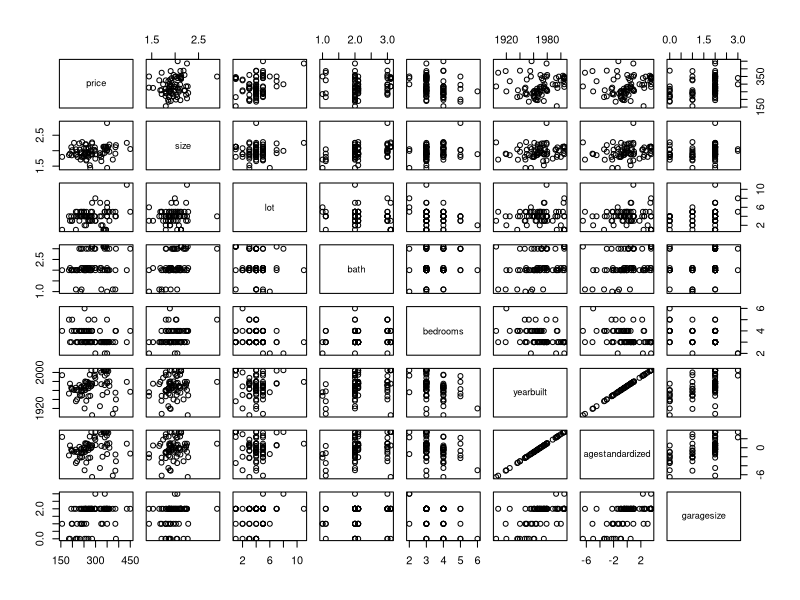
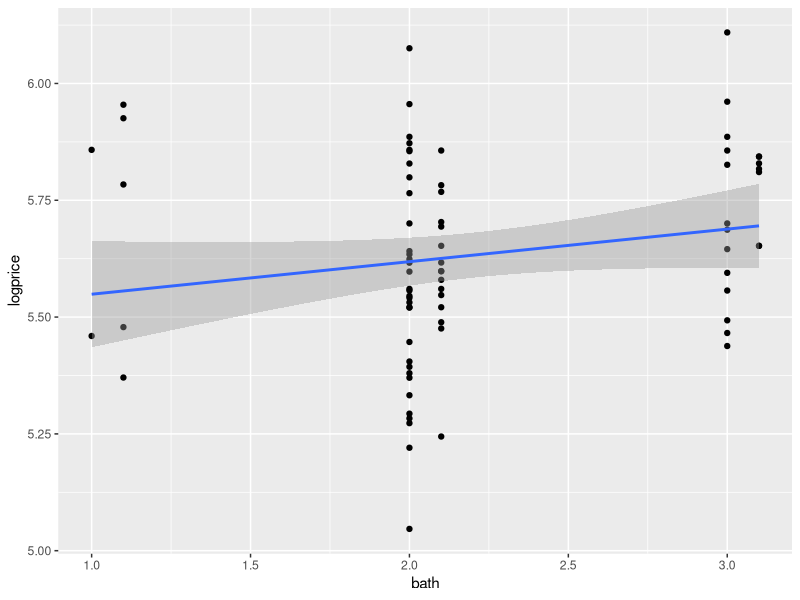
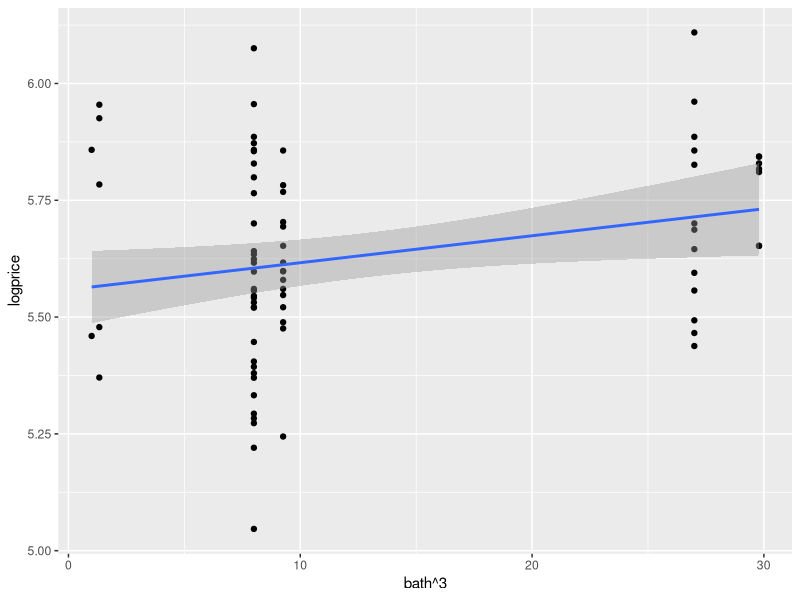
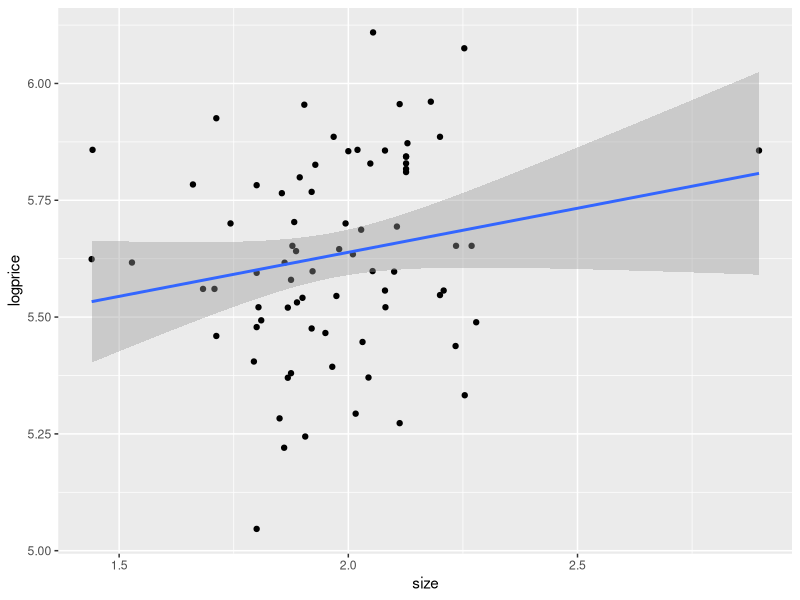
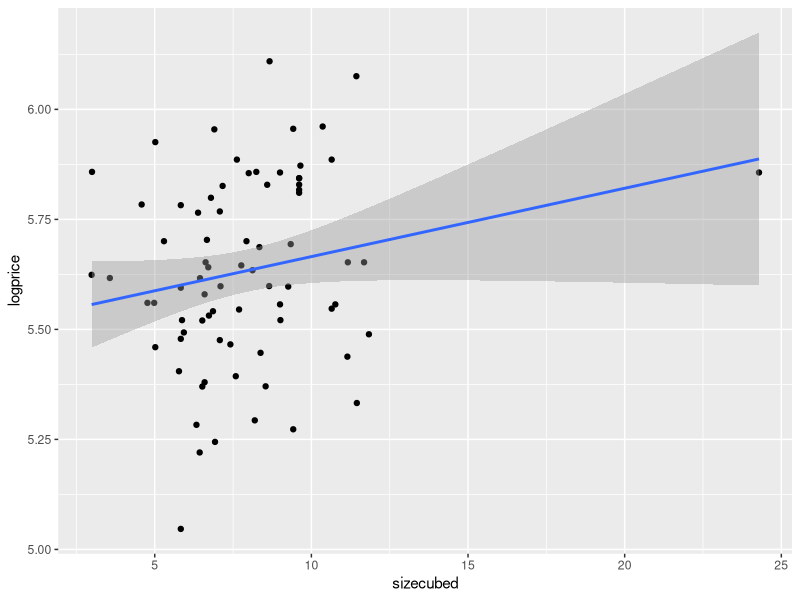
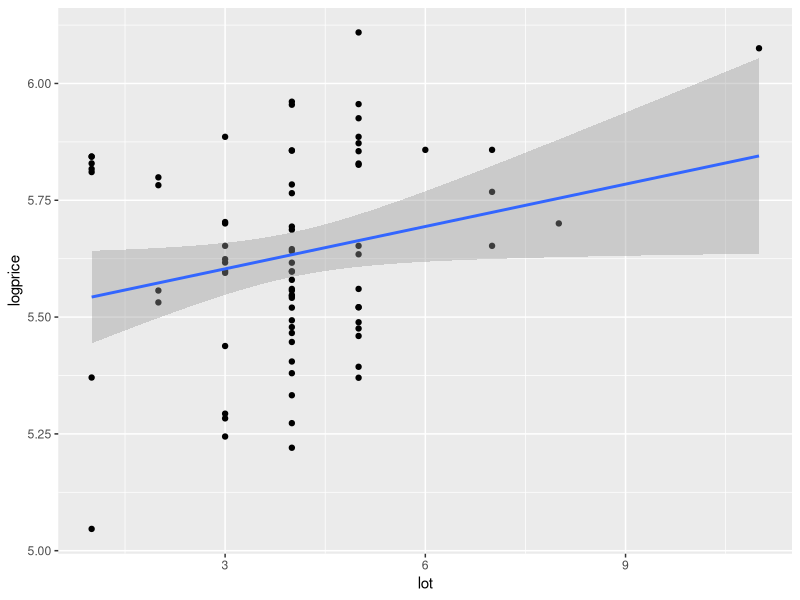
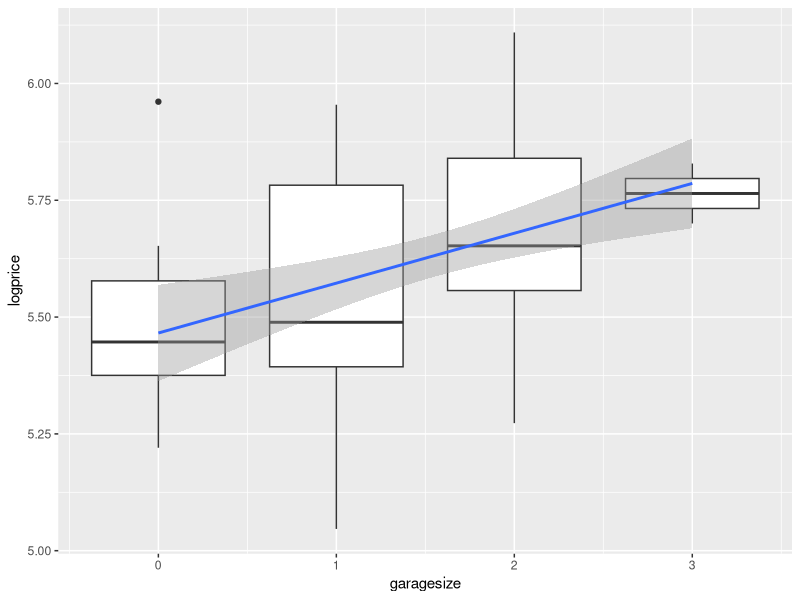
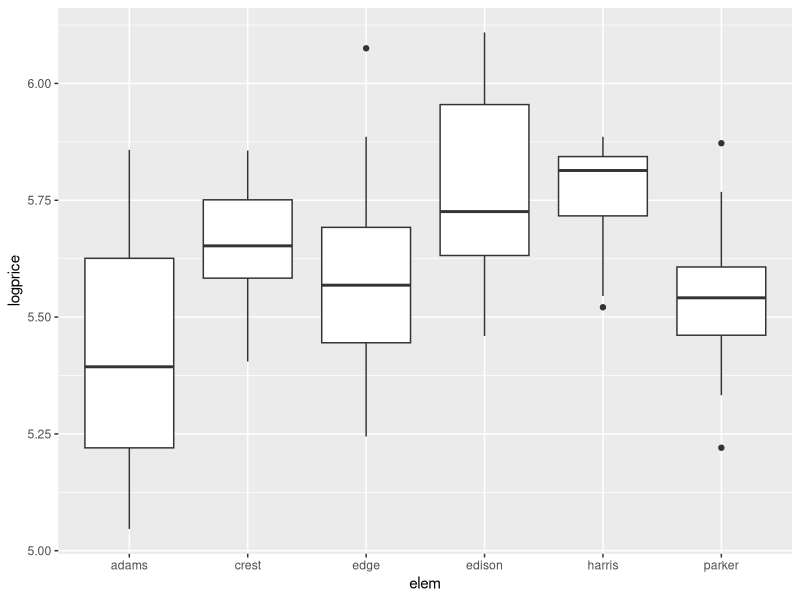

The R source for these figures, in order:
## ---- chunk 1
library(readxl)
library(ggplot2)
housing <- read_xlsx("Housing.xlsx")
## ---- chunk 2
housing_numeric <- housing[2:9]
pairs(housing_numeric)
## ---- chunk 3
cor(log(housing$price), housing_numeric)
## ---- chunk 4
housing$logprice <- log(housing$price)
## ---- chunk 5
ggplot(housing, aes(x = bath, y = logprice)) +
  geom_point() +
  geom_smooth(method = "lm")
## ---- chunk 6
ggplot(housing, aes(x = bath^3, y = logprice)) +
  geom_point() +
  geom_smooth(method = "lm")
## ---- chunk 7
bathcubed <- housing$bath ^ 3
summary(lm(logprice ~ bathcubed, data = housing))
## ---- chunk 8
ggplot(housing, aes(x = size, y = logprice)) +
  geom_point() +
  geom_smooth(method = "lm", se=TRUE)
## ---- chunk 9
sizecubed <- (housing$size) ^ (3)
ggplot(housing, aes(x = sizecubed, y = logprice)) +
  geom_point() +
  geom_smooth(method = "lm", se=TRUE)
## ---- chunk 10
summary(lm(logprice ~ sizecubed, data = housing))
## ---- chunk 11
ggplot(housing, aes(x = lot, y = logprice)) +
  geom_point() +
  geom_smooth(method = "lm")
## ---- chunk 12
summary(lm(logprice ~ lot, data = housing))
## ---- chunk 13
ggplot(housing, aes(x = garagesize, y = logprice, group = garagesize)) +
  geom_boxplot() +
  geom_smooth(method = "lm", se=TRUE, aes(group=1))
## ---- chunk 14
summary(lm(logprice ~ garagesize, data = housing))
## ---- chunk 15
ggplot(housing, aes(x = elem, y = logprice, group = elem)) +
  geom_boxplot()
## ---- chunk 16
summary(lm(logprice ~ elem, data = housing))
## ---- chunk 17
ggplot(housing, aes(x = bedrooms, y = logprice)) +
  geom_point() +
  geom_smooth(method = "lm")
## ---- chunk 18
summary(lm(logprice ~ bedrooms, data = housing))
## ---- chunk 19
ggplot(housing, aes(x = agestandardized, y = logprice)) +
  geom_point() +
  geom_smooth(method = "lm")
## ---- chunk 20
newage <- housing$agestandardized ^ 2
ggplot(housing, aes(x = newage, y = logprice)) +
  geom_point() +
  geom_smooth(method = "lm")
## ---- chunk 21
summary(lm(logprice ~ newage, data = housing))
## ---- chunk 22
ggplot(housing, aes(x = status, y = logprice, group = status)) +
  geom_boxplot()
## ---- chunk 23
summary(lm(logprice ~ status, data = housing))
## ---- chunk 24
#summary(housing)
par(mfrow = c(2,2))
lm1 <- lm(housing$price ~ housing$lot  + housing$bedrooms) 
summary(lm1)
plot(lm1)
ggplot(housing, aes(x = lot, y = price)) +
  geom_point(shape =2) + 
  geom_smooth()
## ---- chunk 25
housing2 <- housing[-74,]
lm2 <- lm(housing2$price ~ housing2$lot  + housing2$bedrooms) 
summary(lm2)
plot(lm2)
## ---- chunk 26
housing$newPrice = log(housing$price)
par(mfrow = c(2,2))
lm3 <- lm(housing$newPrice ~ housing$size  + housing$bedrooms) 
summary(lm3)
plot(lm3)
